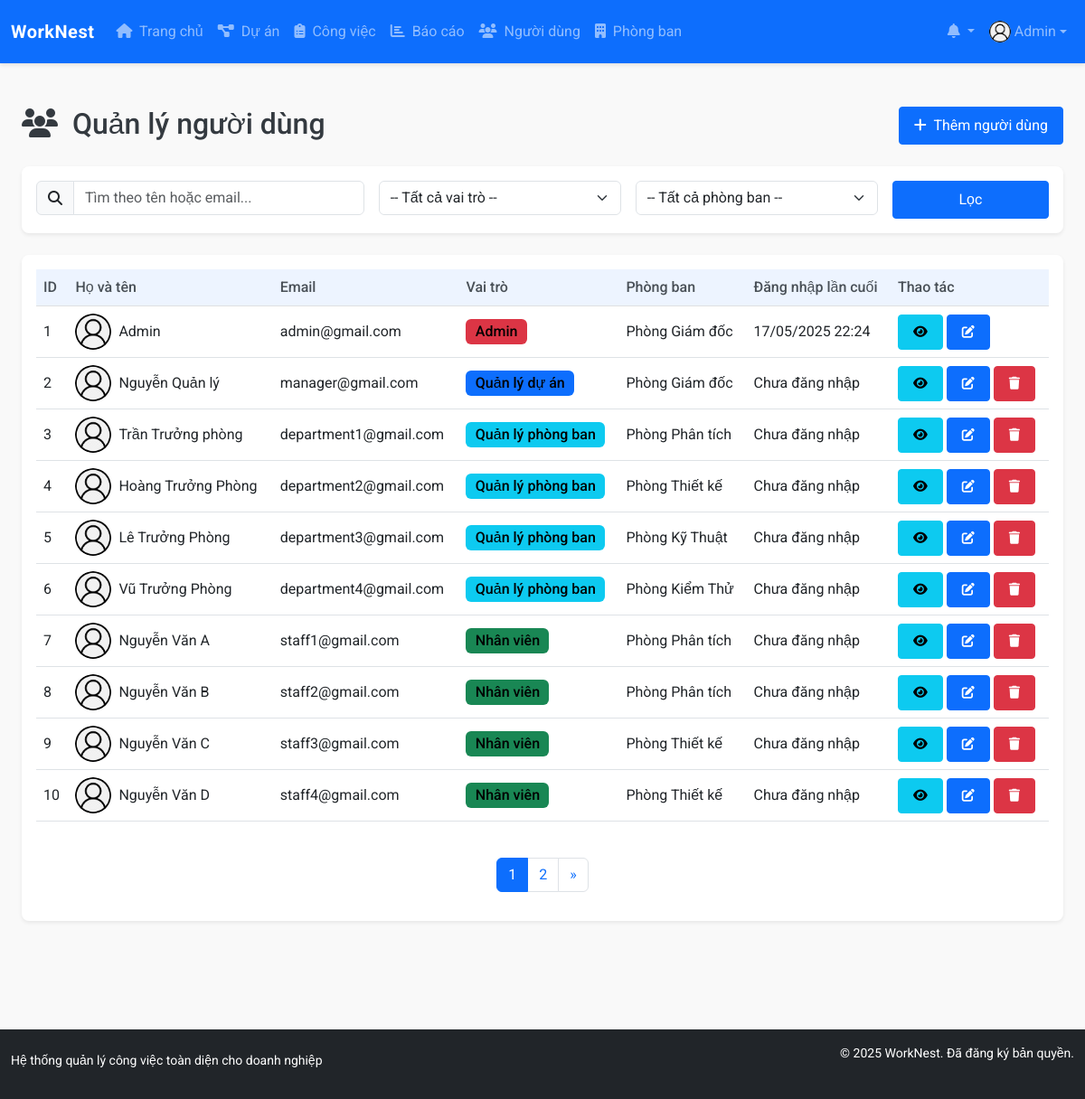
Page /modules/users/index.php (signed in) on the earlier database version.
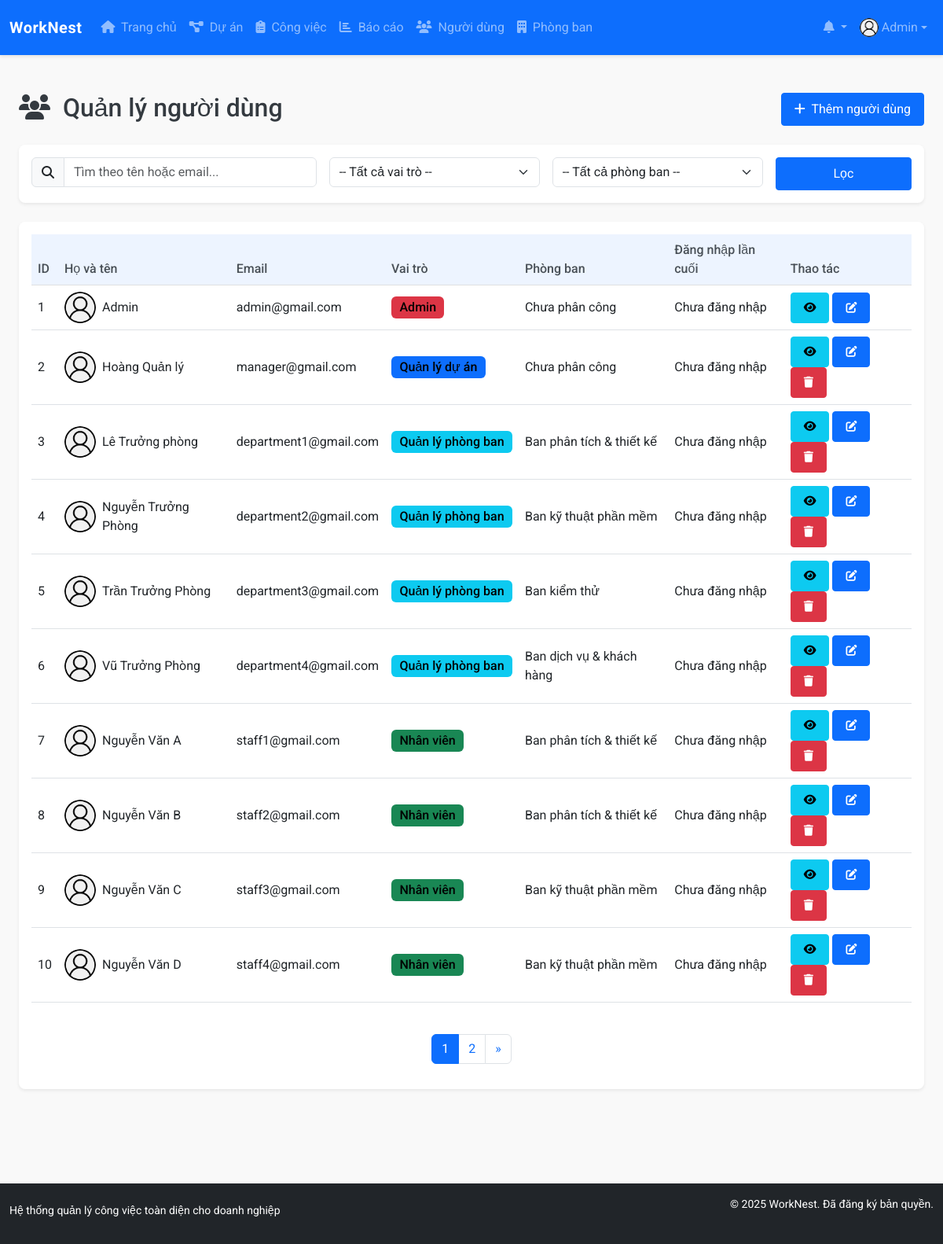
Same page on the later database version.
### tables this page shows
CREATE TABLE `users` (
  `id` int NOT NULL,
  `name` varchar(100) NOT NULL,
  `email` varchar(100) NOT NULL,
  `password` varchar(255) NOT NULL,
  `role` enum('admin','project_manager','department_manager','staff') NOT NULL DEFAULT 'staff',
  `department_id` int DEFAULT NULL,
  `phone` varchar(20) DEFAULT NULL,
  `avatar` varchar(255) DEFAULT 'assets/images/avatar-default.png',
  `created_at` datetime NOT NULL DEFAULT CURRENT_TIMESTAMP,
  `updated_at` datetime DEFAULT NULL ON UPDATE CURRENT_TIMESTAMP,
  `last_login` datetime DEFAULT NULL
);

CREATE TABLE `departments` (
  `id` int NOT NULL,
  `name` varchar(100) NOT NULL,
  `description` text,
  `manager_id` int DEFAULT NULL,
  `created_at` datetime NOT NULL DEFAULT CURRENT_TIMESTAMP,
  `updated_at` datetime DEFAULT NULL ON UPDATE CURRENT_TIMESTAMP
);

### config/config.php (called while the page is built, shortened)
<?php
function is_logged_in() {
    return isset($_SESSION['user_id']);
}
function has_permission($required_role) {
    return $_SESSION['user_role'] === $required_role ||
           ($_SESSION['user_role'] === 'admin') ||
           ($required_role === 'department_manager' && $_SESSION['user_role'] === 'project_manager');
}
require_once ROOT_PATH . 'config/database.php';

### config/database.php (called while the page is built, shortened)
<?php
$conn = mysqli_connect(DB_HOST, DB_USER, DB_PASS, DB_NAME);
mysqli_set_charset($conn, "utf8mb4");
function query($sql) {
    global $conn;
    $result = mysqli_query($conn, $sql);
    return $result;
}
function fetch_array($result) {
    return mysqli_fetch_assoc($result);
}
function num_rows($result) {
    return mysqli_num_rows($result);
}

### includes/functions.php (called while the page is built, shortened)
<?php
function format_datetime($datetime, $format = 'd/m/Y H:i') {
    $date = new DateTime($datetime);
    $now = new DateTime();
    $diff = $now->diff($date);
    if ($diff->days == 0) {
        if ($diff->h == 0 && $diff->i < 5) {
            return 'Vừa xong';
        } elseif ($diff->h == 0) {
            return $diff->i . ' phút trước';
        } else {
            return $diff->h . ' giờ trước';
        }
    }
    elseif ($diff->days == 1) {
        return 'Hôm qua lúc ' . $date->format('H:i');
    }
    elseif ($diff->days < 7) {
        return $diff->days . ' ngày trước';
    }
    else {
        return $date->format($format);
    }
}

### modules/users/index.php (the view, shortened to what the rows shown need)
<?php
require_once '../../config/config.php';
require_once '../../includes/functions.php';
include_once '../../templates/header.php';
$base_sql = "FROM users u
        LEFT JOIN departments d ON u.department_id = d.id
        WHERE 1=1";
$sql = "SELECT u.*, d.name as department_name " . $base_sql . " ORDER BY u.id ASC LIMIT $offset, $limit";
$result = query($sql);
?>
<div class="container-fluid py-4">
    <div class="row mb-4">
        <div class="col-md-6">
            <h2 class="mb-0">
                <i class="fas fa-users me-2"></i> Quản lý người dùng
            </h2>
        </div>
    </div>
    <div class="card">
        <div class="card-body">
            <div class="table-responsive">
                <table class="table table-hover align-middle">
                    <thead class="table-light">
                        <tr>
                            <th scope="col">ID</th>
                            <th scope="col">Họ và tên</th>
                            <th scope="col">Email</th>
                            <th scope="col">Vai trò</th>
                            <th scope="col">Phòng ban</th>
                            <th scope="col">Đăng nhập lần cuối</th>
                            <th scope="col">Thao tác</th>
                        </tr>
                    </thead>
                    <tbody>
                        <?php if (num_rows($result) > 0): ?>
                            <?php while ($user = fetch_array($result)): ?>
                                <tr>
                                    <td><?php echo $user['id']; ?></td>
                                    <td>
                                        <div class="d-flex align-items-center">
                                            <img src="<?php echo BASE_URL . $user['avatar']; ?>" alt="Avatar" class="rounded-circle me-2" style="width: 40px; height: 40px; object-fit: cover;">
                                            <?php echo $user['name']; ?>
                                        </div>
                                    </td>
                                    <td><?php echo $user['email']; ?></td>
                                    <td>
                                        <?php
                                        $role_badge_class = 'secondary';
                                        $role_text = 'Không xác định';
                                        switch ($user['role']) {
                                            case 'admin':
                                                $role_badge_class = 'danger';
                                                $role_text = 'Admin';
                                                break;
                                            case 'project_manager':
                                                $role_badge_class = 'primary';
                                                $role_text = 'Quản lý dự án';
                                                break;
                                            case 'department_manager':
                                                $role_badge_class = 'info';
                                                $role_text = 'Quản lý phòng ban';
                                                break;
                                            case 'staff':
                                                $role_badge_class = 'success';
                                                $role_text = 'Nhân viên';
                                                break;
                                        }
                                        ?>
                                        <span class="badge bg-<?php echo $role_badge_class; ?>"><?php echo $role_text; ?></span>
                                    </td>
                                    <td><?php echo $user['department_name'] ?? 'Chưa phân công'; ?></td>
                                    <td><?php echo $user['last_login'] ? format_datetime($user['last_login']) : 'Chưa đăng nhập'; ?></td>
                                    <td>
                                        <a href="view.php?id=<?php echo $user['id']; ?>" class="btn btn-sm btn-info" data-bs-toggle="tooltip" title="Xem chi tiết">
                                            <i class="fas fa-eye"></i>
                                        </a>
                                        <?php if (has_permission('admin')): ?>
                                        <a href="edit.php?id=<?php echo $user['id']; ?>" class="btn btn-sm btn-primary" data-bs-toggle="tooltip" title="Chỉnh sửa">
                                            <i class="fas fa-edit"></i>
                                        </a>
                                        <?php if ($user['id'] != $_SESSION['user_id']): ?>
                                        <a href="index.php?action=delete&id=<?php echo $user['id']; ?>" class="btn btn-sm btn-danger delete-confirm" data-bs-toggle="tooltip" title="Xóa">
                                            <i class="fas fa-trash"></i>
                                        </a>
                                        <?php endif; ?>
                                        <?php endif; ?>
                                    </td>
                                </tr>
                            <?php endwhile; ?>
                        <?php else: ?>
                            <tr>
                                <td colspan="7" class="text-center">Không tìm thấy người dùng nào</td>
                            </tr>
                        <?php endif; ?>
                    </tbody>
                </table>
            </div>
        </div>
    </div>
</div>
<?php
include_once '../../templates/footer.php';
?>

### templates/header.php (shortened to what the rows shown need)
<?php
require_once __DIR__ . '/../includes/functions.php';
?>
<!DOCTYPE html>
<html lang="vi">
<head>
    <link href="https://cdn.jsdelivr.net/npm/bootstrap@5.3.0-alpha1/dist/css/bootstrap.min.css" rel="stylesheet">
    <link rel="stylesheet" href="https://cdnjs.cloudflare.com/ajax/libs/font-awesome/6.4.0/css/all.min.css">
    <link rel="stylesheet" href="<?php echo BASE_URL; ?>assets/css/style.css">
</head>
<body>
    <?php if (is_logged_in()): ?>
        <nav class="navbar navbar-expand-lg navbar-dark bg-primary sticky-top">
            <div class="container-fluid">
                <a class="navbar-brand d-flex align-items-center justify-content-evenly" href="<?php echo BASE_URL; ?>">
                    <span class="fw-bold">WorkNest</span>
                </a>
                <div class="collapse navbar-collapse" id="navbarNav">
                    <ul class="navbar-nav me-auto">
                        <li class="nav-item">
                            <a class="nav-link" href="<?php echo BASE_URL; ?>">
                                <i class="fas fa-home me-1"></i> Trang chủ
                            </a>
                        </li>
                        <?php if (has_permission('project_manager') || has_permission('department_manager')): ?>
                            <li class="nav-item">
                                <a class="nav-link" href="<?php echo BASE_URL; ?>modules/projects/">
                                    <i class="fas fa-project-diagram me-1"></i> Dự án
                                </a>
                            </li>
                        <?php endif; ?>
                        <li class="nav-item">
                            <a class="nav-link" href="<?php echo BASE_URL; ?>modules/tasks/">
                                <i class="fas fa-clipboard-list me-1"></i> Công việc
                            </a>
                        </li>
                        <?php if (has_permission('project_manager') || has_permission('department_manager')): ?>
                            <li class="nav-item">
                                <a class="nav-link" href="<?php echo BASE_URL; ?>modules/reports/">
                                    <i class="fas fa-chart-bar me-1"></i> Báo cáo
                                </a>
                            </li>
                        <?php endif; ?>
                        <?php if (has_permission('admin')): ?>
                            <li class="nav-item">
                                <a class="nav-link" href="<?php echo BASE_URL; ?>modules/users/">
                                    <i class="fas fa-users me-1"></i> Người dùng
                                </a>
                            </li>
                            <li class="nav-item">
                                <a class="nav-link" href="<?php echo BASE_URL; ?>modules/departments/">
                                    <i class="fas fa-building me-1"></i> Phòng ban
                                </a>
                            </li>
                        <?php endif; ?>
                    </ul>
                    <ul class="navbar-nav">
                        <li class="nav-item dropdown">
                            <a class="nav-link dropdown-toggle position-relative" href="#" id="notificationsDropdown"
                                role="button" data-bs-toggle="dropdown" aria-expanded="false">
                                <i class="fas fa-bell"></i>
                            </a>
                        </li>
                        <li class="nav-item dropdown">
                            <a class="nav-link dropdown-toggle d-flex align-items-center justify-content-evenly" href="#" id="userDropdown"
                                role="button" data-bs-toggle="dropdown" aria-expanded="false">
                                <?php
                                $current_user_id = $_SESSION['user_id'];
                                $user_sql = "SELECT * FROM users WHERE id = $current_user_id";
                                $user_result = query($user_sql);
                                $user_data = fetch_array($user_result);
                                ?>
                                <img src="<?php echo BASE_URL . $user_data['avatar']; ?>" class="rounded-circle me-1"
                                    alt="Avatar" style="width: 24px; height: 24px; object-fit: cover;">
                                <span class="d-none d-lg-inline-block"><?php echo $user_data['name']; ?></span>
                            </a>
                        </li>
                    </ul>
                </div>
            </div>
        </nav>
    <?php endif; ?>
    <div class="container-fluid mt-4 pb-5">

Differences in the rows shown:
changed users "Admin": department.name "Phòng Giám đốc" → "Chưa phân công"; last_login "17/05/2025 22:24" → (not shown); now shows "Chưa đăng nhập"
changed users "manager@gmail.com": name "Nguyễn Quản lý" → "Hoàng Quản lý"; department.name "Phòng Giám đốc" → "Chưa phân công"
changed users "department1@gmail.com": name "Trần Trưởng phòng" → "Lê Trưởng phòng"; department.name "Phòng Phân tích" → "Ban phân tích & thiết kế"
changed users "department2@gmail.com": name "Hoàng Trưởng Phòng" → "Nguyễn Trưởng Phòng"; department.name "Phòng Thiết kế" → "Ban kỹ thuật phần mềm"
changed users "department3@gmail.com": name "Lê Trưởng Phòng" → "Trần Trưởng Phòng"; department.name "Phòng Kỹ Thuật" → "Ban kiểm thử"
changed users "Vũ Trưởng Phòng": department.name "Phòng Kiểm Thử" → "Ban dịch vụ & khách hàng"
changed users "Nguyễn Văn A": department.name "Phòng Phân tích" → "Ban phân tích & thiết kế"
changed users "Nguyễn Văn B": department.name "Phòng Phân tích" → "Ban phân tích & thiết kế"
changed users "Nguyễn Văn C": department.name "Phòng Thiết kế" → "Ban kỹ thuật phần mềm"
changed users "Nguyễn Văn D": department.name "Phòng Thiết kế" → "Ban kỹ thuật phần mềm"
